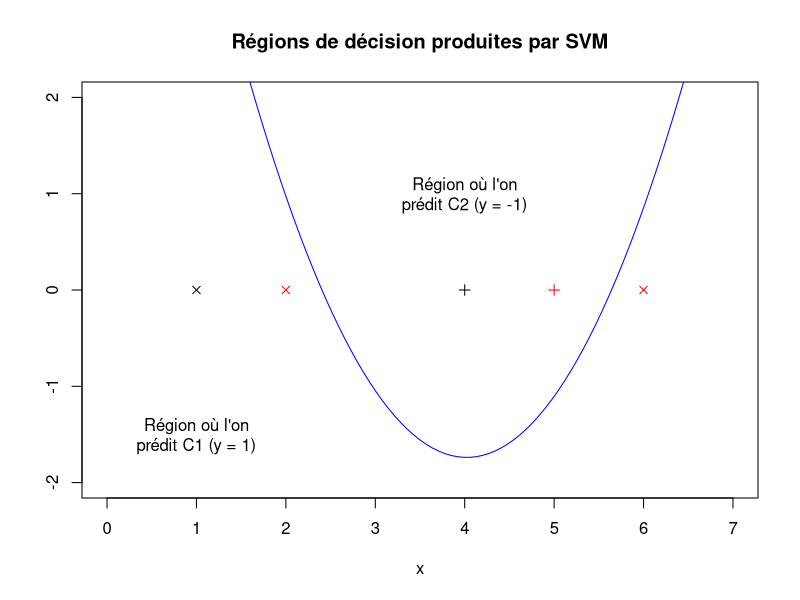

Write R code to recreate this figure.
library(e1071)

# matrice des exemples
x <- c(1, 2, 6, 4, 5)
# matrice des classes associees a ces exemples
y <- factor(c(1, 1, 1, -1, -1))
df <- data.frame(x = x, class = y)
# creation du modele grace a la fonction svm
model <- svm(class ~ x, data = df, scale = F, cost = 100,
             kernel = 'polynomial', gamma = 1, coef0 = 1, degree = 2)

# affichage des resultats
cat('support vectors: ', model$SV, '\n')
cat('alpha(i) * y(i): ', model$coefs, '\n')
cat('w: ', t(model$coefs) %*% as.matrix(df[model$index, 1]), '\n')
cat('w0: ', -model$rho, '\n')

pngName <- 'svmEx3.png'
png(pngName)
color <- rep('black', 5)
color[model$index] <- 'red'
plot(x, rep(0, 5),
     pch = as.numeric(y) + 2,
     col = color,
     xlim = c(0, 7),
     ylim = c(-2, 2),
     xlab = 'x',
     ylab = '',
     main = 'Régions de décision produites par SVM')
curve(0.663 * x^2 - 5.334 * x + 8.99, add = T, col = 'blue')
text(4, 1, 'Région où l\'on\nprédit C2 (y = -1)')
text(1, -1.5, 'Région où l\'on\nprédit C1 (y = 1)')
dev.off()
cat(pngName, 'sauvegardee\n')
